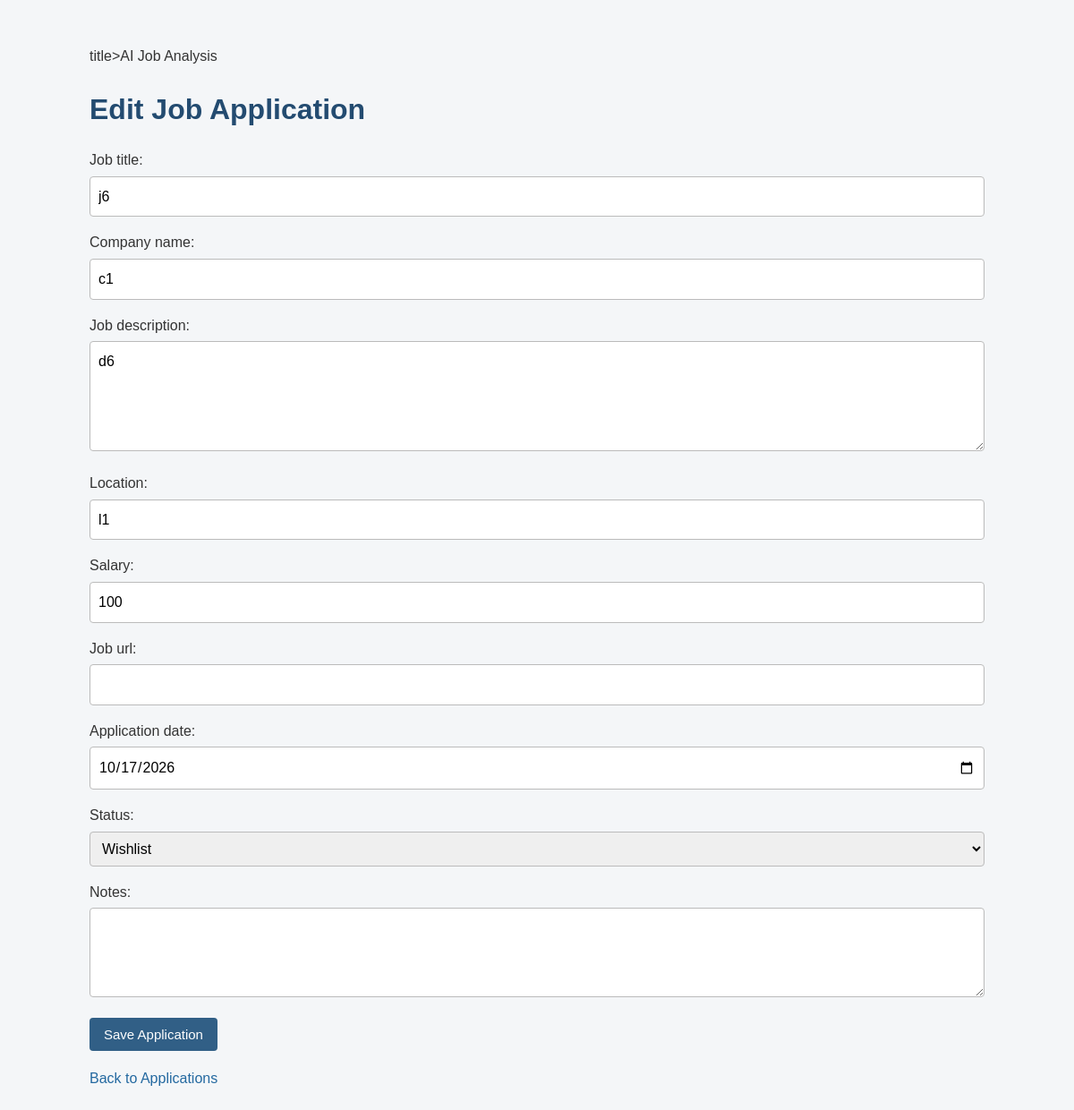
/applications/16/edit/ (signed in), run on the app's committed database.
### jobs/models.py (models this page shows, shortened)
class JobApplication(models.Model):
    STATUS_CHOICES = [
        ('wishlist', 'Wishlist'),
        ('applied', 'Applied'),
        ('screening', 'Screening'),
        ('interview', 'Interview'),
        ('selected', 'Selected'),
        ('rejected', 'Rejected'),
    ]
    user = models.ForeignKey(
        User,
        on_delete=models.CASCADE,
        related_name='job_applications'
    )
    job_title = models.CharField(max_length=200)
    company_name = models.CharField(max_length=200)
    job_description = models.TextField(blank=True)
    location = models.CharField(max_length=200, blank=True)
    salary = models.CharField(max_length=100, blank=True)
    job_url = models.URLField(blank=True)
    application_date = models.DateField()
    status = models.CharField(
        max_length=20,
        choices=STATUS_CHOICES,
        default='wishlist'
    )
    notes = models.TextField(blank=True)
    created_at = models.DateTimeField(auto_now_add=True)
    updated_at = models.DateTimeField(auto_now=True)

### jobs/views.py (the view)
# urls.py: path('applications/<int:pk>/edit/', views.application_update, name='application_update'),
@login_required
def application_update(request, pk):
    application = get_object_or_404(
        JobApplication,
        pk=pk,
        user=request.user
    )
    if request.method == 'POST':
        form = JobApplicationForm(
            request.POST,
            instance=application
        )
        if form.is_valid():
            form.save()
            return redirect(
                'application_detail',
                pk=application.pk
            )
    else:
        form = JobApplicationForm(instance=application)
    return render(
        request,
        'jobs/application_form.html',
        {'form': form, 'page_title': 'Edit Job Application'}
    )

### jobs/forms.py
class JobApplicationForm(forms.ModelForm):
    class Meta:
        model = JobApplication
        fields = [
            'job_title',
            'company_name',
            'job_description',
            'location',
            'salary',
            'job_url',
            'application_date',
            'status',
            'notes',
        ]
        widgets = {
            'job_description': forms.Textarea(attrs={'rows': 4}),
            'notes': forms.Textarea(attrs={'rows': 3}),
            'application_date': forms.DateInput(
                attrs={'type': 'date'}
            ),
        }

### jobs/templates/jobs/application_form.html (shortened to what this page needs)
<!DOCTYPE html>
<html lang="en">
<head>
    {% load static %}
    <link rel="stylesheet" href="{% static 'jobs/style.css' %}">
</head>
<body>
    <h1>{{ page_title }}</h1>
    <form method="post">
        {{ form.as_p }}
        <button type="submit">Save Application</button>
    </form>
    <p>
        <a href="{% url 'application_list' %}">
            Back to Applications
        </a>
    </p>
</body>
</html>

### jobs/templates/jobs/static/jobs/style.css (style rules this page uses)
body { font-family: Arial, sans-serif; background-color: #f4f6f8; color: #333; max-width: 1000px; margin: 30px auto; padding: 20px; line-height: 1.6; }
h1 { color: #234b70; margin-bottom: 20px; }
header, section, article, main > form, body > form, body > p, body > h1, body > h2 { margin-bottom: 18px; }
form { margin: 15px 0; }
label { display: inline-block; margin-bottom: 5px; }
input, select, textarea { padding: 9px; border: 1px solid #bbb; border-radius: 4px; max-width: 100%; box-sizing: border-box; font: inherit; }
input[type="text"], input[type="password"], input[type="email"], input[type="number"], input[type="url"], input[type="date"], input[type="datetime-local"], textarea, select { width: 100%; }
textarea { min-height: 100px; }
button { background-color: #315f86; color: white; border: none; padding: 10px 16px; border-radius: 4px; cursor: pointer; font-size: 15px; }
a { color: #2469a0; text-decoration: none; }
form p { margin-bottom: 15px; }

### data on the page
JobApplication: job_title "j6", company_name "c1", job_description "d6", location "l1", salary "100", application_date "10/17/2026", status "Wishlist"

### other printed values
{{ page_title }} "Edit Job Application"
